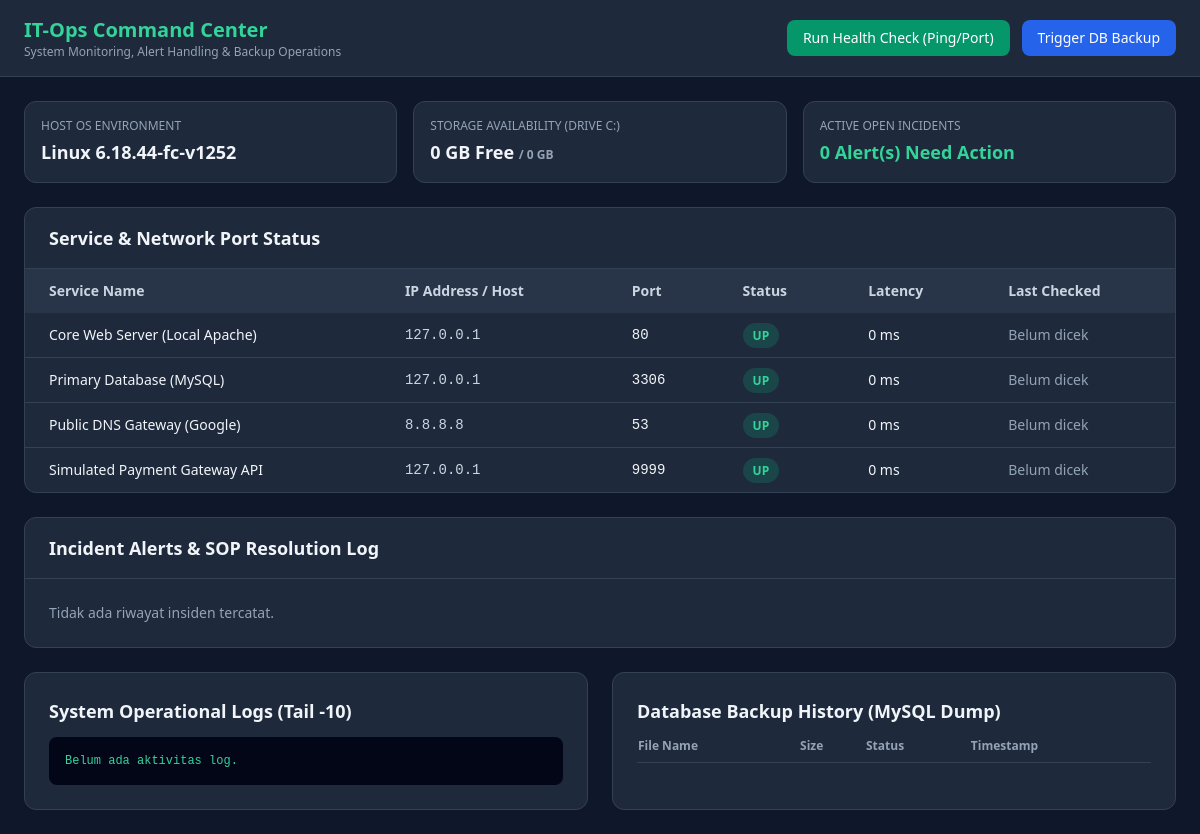
The page / on the database its author committed.
### tables this page shows
CREATE TABLE monitored_services (
    id INT AUTO_INCREMENT PRIMARY KEY,
    service_name VARCHAR(100) NOT NULL,
    host_ip VARCHAR(100) NOT NULL,
    port INT NOT NULL,
    status ENUM('UP', 'DOWN', 'WARNING') DEFAULT 'UP',
    latency_ms INT DEFAULT 0,
    last_checked DATETIME NULL
);

### index.php (the view, shortened to what this page needs)
<?php
require_once 'config/database.php';
$services = $pdo->query("SELECT * FROM monitored_services ORDER BY id ASC")->fetchAll(PDO::FETCH_ASSOC);
$incidents = $pdo->query("
    SELECT i.*, s.service_name
    FROM incident_logs i
    JOIN monitored_services s ON i.service_id = s.id
    ORDER BY FIELD(i.status, 'OPEN', 'RESOLVED'), i.created_at DESC
")->fetchAll(PDO::FETCH_ASSOC);
$logFile = 'logs/app_system.log';
$recentLogs = file_exists($logFile) ? array_slice(file($logFile), -10) : ["Belum ada aktivitas log."];
$freeDisk = round(disk_free_space("C:") / (1024 * 1024 * 1024), 2);
$totalDisk = round(disk_total_space("C:") / (1024 * 1024 * 1024), 2);
?>
<!DOCTYPE html>
<html lang="id">
<head>
    <script src="https://cdn.tailwindcss.com"></script>
</head>
<body class="bg-slate-900 text-slate-100 font-sans antialiased">
    <nav class="bg-slate-800 border-b border-slate-700 px-6 py-4 flex justify-between items-center">
        <div>
            <h1 class="text-xl font-bold text-emerald-400">IT-Ops Command Center</h1>
            <p class="text-xs text-slate-400">System Monitoring, Alert Handling & Backup Operations</p>
        </div>
        <div class="flex gap-3">
            <a href="actions/check_services.php" class="bg-emerald-600 hover:bg-emerald-500 text-white text-sm font-medium px-4 py-2 rounded-lg transition">
                Run Health Check (Ping/Port)
            </a>
            <a href="actions/backup_db.php" class="bg-blue-600 hover:bg-blue-500 text-white text-sm font-medium px-4 py-2 rounded-lg transition">
                Trigger DB Backup
            </a>
        </div>
    </nav>
    <main class="max-w-7xl mx-auto p-6 space-y-6">
        <div class="grid grid-cols-1 md:grid-cols-3 gap-4">
            <div class="bg-slate-800 p-4 rounded-xl border border-slate-700">
                <p class="text-xs text-slate-400 uppercase">Host OS Environment</p>
                <p class="text-lg font-semibold mt-1"><?= php_uname('s') . ' ' . php_uname('r') ?></p>
            </div>
            <div class="bg-slate-800 p-4 rounded-xl border border-slate-700">
                <p class="text-xs text-slate-400 uppercase">Storage Availability (Drive C:)</p>
                <p class="text-lg font-semibold mt-1"><?= $freeDisk ?> GB Free <span class="text-xs text-slate-400">/ <?= $totalDisk ?> GB</span></p>
            </div>
            <div class="bg-slate-800 p-4 rounded-xl border border-slate-700">
                <p class="text-xs text-slate-400 uppercase">Active Open Incidents</p>
                <?php $openCount = count(array_filter($incidents, fn($i) => $i['status'] === 'OPEN')); ?>
                <p class="text-lg font-semibold mt-1 <?= $openCount > 0 ? 'text-rose-400' : 'text-emerald-400' ?>">
                    <?= $openCount ?> Alert(s) Need Action
                </p>
            </div>
        </div>
        <div class="bg-slate-800 rounded-xl border border-slate-700 overflow-hidden">
            <div class="px-6 py-4 border-b border-slate-700">
                <h2 class="font-semibold text-lg">Service & Network Port Status</h2>
            </div>
            <div class="overflow-x-auto">
                <table class="w-full text-left text-sm">
                    <thead class="bg-slate-700/50 text-slate-300">
                        <tr>
                            <th class="px-6 py-3">Service Name</th>
                            <th class="px-6 py-3">IP Address / Host</th>
                            <th class="px-6 py-3">Port</th>
                            <th class="px-6 py-3">Status</th>
                            <th class="px-6 py-3">Latency</th>
                            <th class="px-6 py-3">Last Checked</th>
                        </tr>
                    </thead>
                    <tbody class="divide-y divide-slate-700">
                        <?php foreach ($services as $s): ?>
                        <tr>
                            <td class="px-6 py-3 font-medium"><?= htmlspecialchars($s['service_name']) ?></td>
                            <td class="px-6 py-3 font-mono text-slate-300"><?= htmlspecialchars($s['host_ip']) ?></td>
                            <td class="px-6 py-3 font-mono"><?= $s['port'] ?></td>
                            <td class="px-6 py-3">
                                <?php if ($s['status'] === 'UP'): ?>
                                    <span class="bg-emerald-500/20 text-emerald-400 px-2.5 py-1 rounded-full text-xs font-semibold">UP</span>
                                <?php elseif ($s['status'] === 'WARNING'): ?>
                                    <span class="bg-amber-500/20 text-amber-400 px-2.5 py-1 rounded-full text-xs font-semibold">HIGH LATENCY</span>
                                <?php else: ?>
                                    <span class="bg-rose-500/20 text-rose-400 px-2.5 py-1 rounded-full text-xs font-semibold">DOWN</span>
                                <?php endif; ?>
                            </td>
                            <td class="px-6 py-3"><?= $s['latency_ms'] ?> ms</td>
                            <td class="px-6 py-3 text-slate-400"><?= $s['last_checked'] ?? 'Belum dicek' ?></td>
                        </tr>
                        <?php endforeach; ?>
                    </tbody>
                </table>
            </div>
        </div>
        <div class="bg-slate-800 rounded-xl border border-slate-700 overflow-hidden">
            <div class="px-6 py-4 border-b border-slate-700">
                <h2 class="font-semibold text-lg">Incident Alerts & SOP Resolution Log</h2>
            </div>
            <div class="p-6 space-y-4">
                <?php if (empty($incidents)): ?>
                    <p class="text-sm text-slate-400">Tidak ada riwayat insiden tercatat.</p>
                <?php endif; ?>
            </div>
        </div>
        <div class="grid grid-cols-1 lg:grid-cols-2 gap-6">
            <div class="bg-slate-800 rounded-xl border border-slate-700 p-6">
                <h2 class="font-semibold text-lg mb-3">System Operational Logs (Tail -10)</h2>
                <div class="bg-slate-950 p-4 rounded-lg font-mono text-xs text-emerald-400 space-y-1 overflow-x-auto">
                    <?php foreach ($recentLogs as $line): ?>
                        <div><?= htmlspecialchars($line) ?></div>
                    <?php endforeach; ?>
                </div>
            </div>
            <div class="bg-slate-800 rounded-xl border border-slate-700 p-6">
                <h2 class="font-semibold text-lg mb-3">Database Backup History (MySQL Dump)</h2>
                <table class="w-full text-left text-xs">
                    <thead class="text-slate-400 border-b border-slate-700">
                        <tr>
                            <th class="pb-2">File Name</th>
                            <th class="pb-2">Size</th>
                            <th class="pb-2">Status</th>
                            <th class="pb-2">Timestamp</th>
                        </tr>
                    </thead>
                </table>
            </div>
        </div>
    </main>
</body>
</html>

### rows shown on the page
monitored_services: service_name "Core Web Server (Local Apache)", host_ip "127.0.0.1", port "80", status "UP", latency_ms "0", last_checked "Belum dicek"
monitored_services: service_name "Primary Database (MySQL)", host_ip "127.0.0.1", port "3306", status "UP", latency_ms "0", last_checked "Belum dicek"
monitored_services: service_name "Public DNS Gateway (Google)", host_ip "8.8.8.8", port "53", status "UP", latency_ms "0", last_checked "Belum dicek"
monitored_services: service_name "Simulated Payment Gateway API", host_ip "127.0.0.1", port "9999", status "UP", latency_ms "0", last_checked "Belum dicek"

### other values the page prints
php_uname('s') "Linux"
php_uname('r') "6.18.44-fc-v1252"
$freeDisk "0"
$totalDisk "0"
$openCount "0"
$line "Belum ada aktivitas log."
